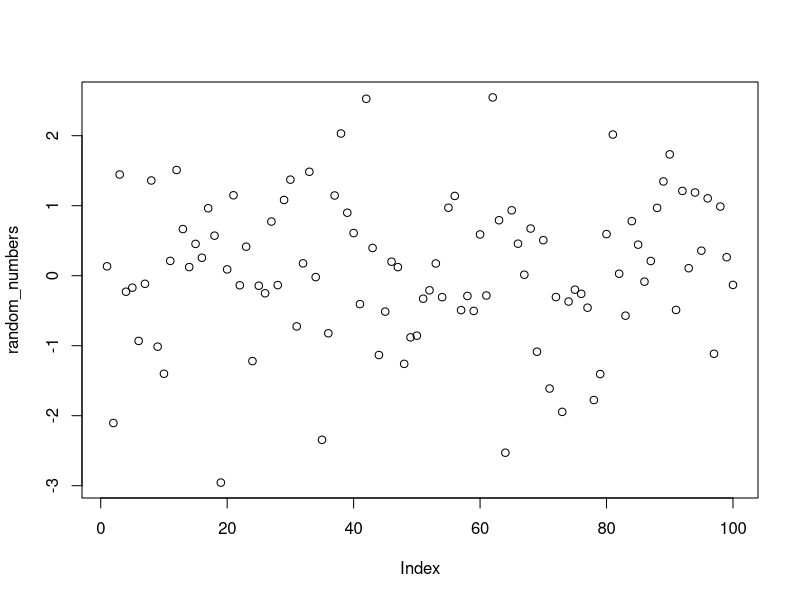

Write the R code that produced this figure.
#Make a file called firstscript.R containing R-code that generates 100 random numbers and plots them, and run this script several times.

random_numbers = rnorm(100)
plot(random_numbers)